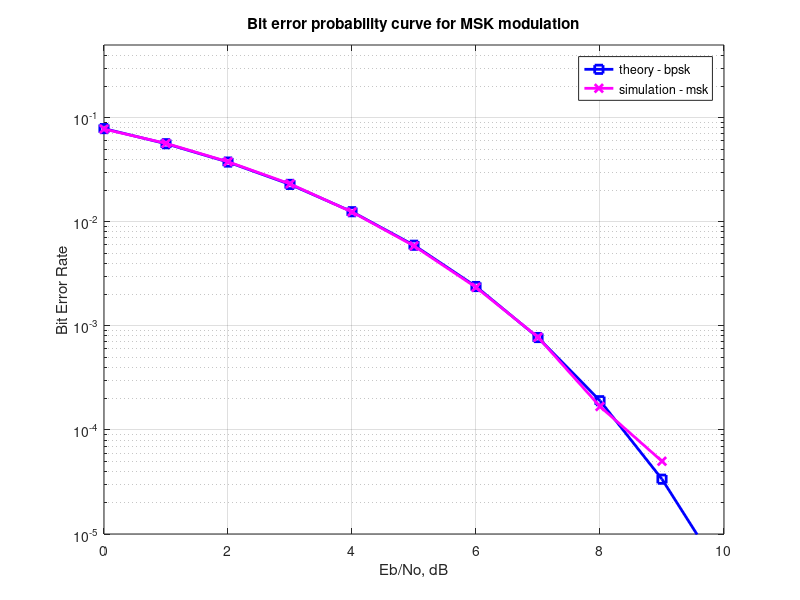

The MATLAB script that drew this image:

clear all
N = 5*10^5; % number of bits or symbols

fsHz = 1; % sampling period
T    = 4; % symbol duration

Eb_N0_dB = [0:10]; % multiple Eb/N0 values
ct = cos(pi*[-T:N*T-1]/(2*T));
st = sin(pi*[-T:N*T-1]/(2*T));

for ii = 1:length(Eb_N0_dB)

    % MSK Transmitter
    ipBit = rand(1,N)>0.5; % generating 0,1 with equal probability
    ipMod =  2*ipBit - 1; % BPSK modulation 0 -> -1, 1 -> 1

    ai = kron(ipMod(1:2:end),ones(1,2*T));  % even bits
    aq = kron(ipMod(2:2:end),ones(1,2*T));  % odd bits

    ai = [ai zeros(1,T)  ]; % padding with zero to make the matrix dimension match
    aq = [zeros(1,T) aq ];  % adding delay of T for Q-arm

    % MSK transmit waveform
    xt = 1/sqrt(T)*[ai.*ct + j*aq.*st];

    % Additive White Gaussian Noise
    nt = 1/sqrt(2)*[randn(1,N*T+T) + j*randn(1,N*T+T)]; % white gaussian noise, 0dB variance

    % Noise addition
    yt = xt + 10^(-Eb_N0_dB(ii)/20)*nt; % additive white gaussian noise

    %% MSK receiver
    % multiplying with cosine and sine waveforms
    xE = conv(real(yt).*ct,ones(1,2*T));
    xO = conv(imag(yt).*st,ones(1,2*T));

    bHat = zeros(1,N);
    bHat(1:2:end) = xE(2*T+1:2*T:end-2*T) > 0 ; % even bits
    bHat(2:2:end) = xO(3*T+1:2*T:end-T) > 0 ;  % odd bits

    % counting the errors
    nErr(ii) = size(find([ipBit - bHat]),2);

end

simBer = nErr/N; % simulated ber
theoryBer = 0.5*erfc(sqrt(10.^(Eb_N0_dB/10))); % theoretical ber

% plot
close all
figure
semilogy(Eb_N0_dB,theoryBer,'bs-','LineWidth',2);
hold on
semilogy(Eb_N0_dB,simBer,'mx-','LineWidth',2);
axis([0 10 10^-5 0.5])
grid on
legend('theory - bpsk', 'simulation - msk');
xlabel('Eb/No, dB');
ylabel('Bit Error Rate');
title('Bit error probability curve for MSK modulation');

